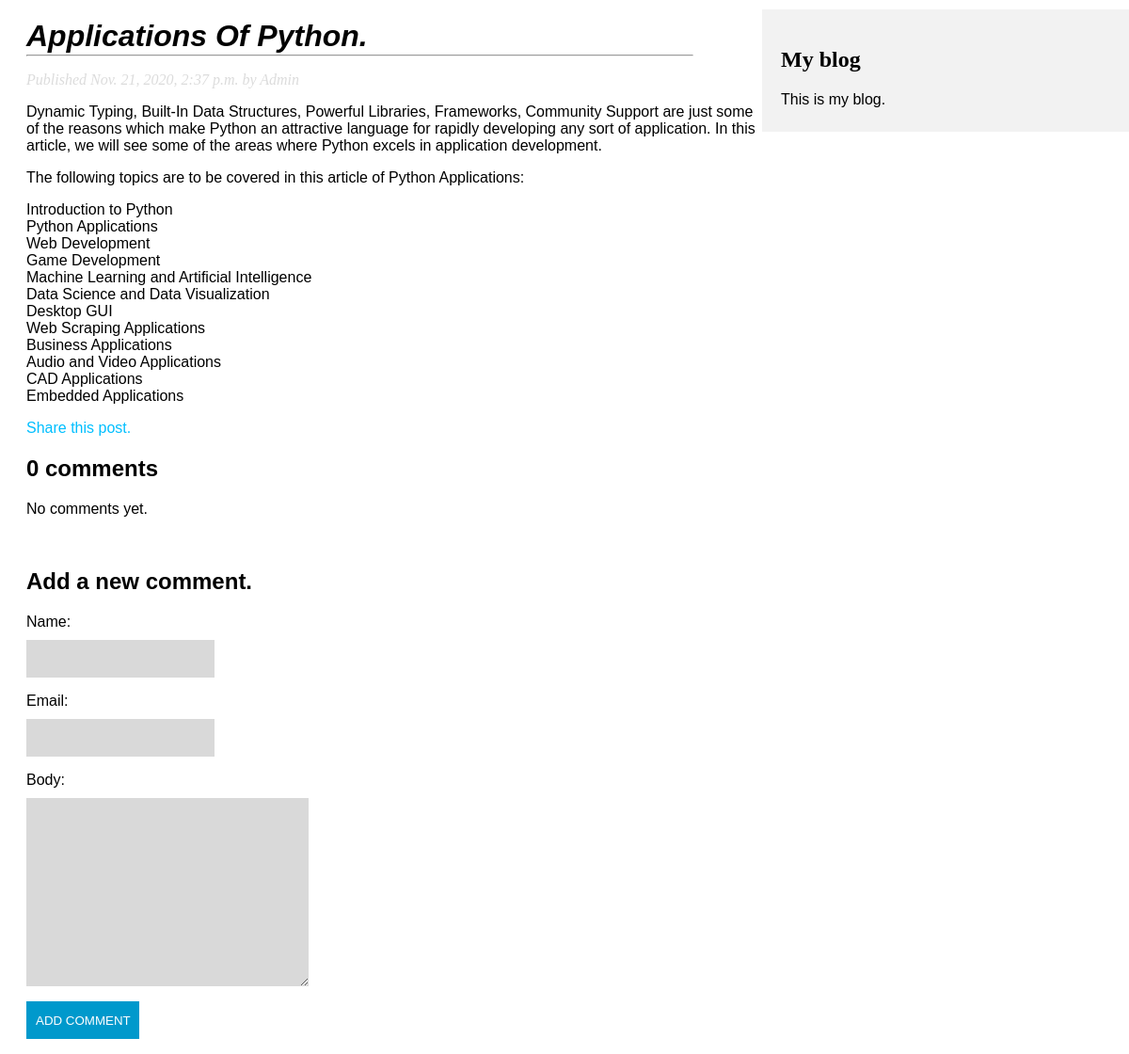
Screenshot of /blog/2020/11/21/applications-of-python/ with the database file from the repository.
### blog/models.py (models this page shows, shortened)
class Post(models.Model):
    STATUS_CHOICES	=	(('draft','Draft'),('published','Published'),)
    title = models.CharField(max_length=250)
    slug = models.SlugField(max_length=250,unique_for_date='publish')
    author = models.ForeignKey(User,on_delete=models.CASCADE,related_name='blog_posts')
    body = models.TextField()
    publish = models.DateTimeField(default=timezone.now)
    created = models.DateTimeField(auto_now_add=True)
    updated = models.DateTimeField(auto_now=True)
    status = models.CharField(max_length=10,	choices=STATUS_CHOICES,	default='draft')
    objects = models.Manager()  #The defaultmanager.
    published = PublishedManager()	#Our custom	manager.
    class Meta:
        ordering = ('-publish',)

### blog/views.py (the view)
# urls.py: path('<int:year>/<int:month>/<int:day>/<slug:post>/',views.post_detail ,name ='post_detail'),
def	post_detail(request,year,month,	day,post):
    post = get_object_or_404(Post,	slug=post,
                             status='published',
                             publish__year=year,
                             publish__month=month,
                             publish__day=day)
    comments = post.comments.filter(active=True)
    new_comment = None
    if request.method == 'POST':
        comment_form = CommentForm(data=request.POST)
        if comment_form.is_valid():
            new_comment = comment_form.save(commit=False)
            new_comment.post = post
            new_comment.save()
    else:
        comment_form = CommentForm()
    return render(request,'detail.html',{'post':post,
                                         'comments':comments,
                                         'new_comment':new_comment,
                                         'comment_form':comment_form})

### blog/forms.py
class CommentForm(forms.ModelForm):
    class Meta:
        model = Comment
        fields = ('name','email','body')

### blog/templates/detail.html (shortened to what this page needs)
{% extends	"base.html"	%}
{% block content %}
    <h1 class="main_head">{{post.title}}</h1>
    <hr id="hr">
    <p	class="date">
    Published {{post.publish}}	by {{post.author}}
    </p>
    {{post.body|linebreaks}}
    <p>
        <a class="share_link"	href="{% url "blog:post_share"	post.id	%}">
        Share this post.
        </a>
    </p>
    {% with comments.count	as total_comments %}
        <h2>
            {{total_comments}} comment{{total_comments|pluralize}}
        </h2>
    {% endwith %}
    {% for comment	in	comments %}
        <div class="comment">
            <p	class="info">
                {{forloop.counter}}	 comment by {{comment.name}}
                {{comment.created}}
            </p>
            {{comment.body|linebreaks}}
        </div>
    {% empty %}
        <p>No comments yet.</p>
    {% endfor %}
    {%	if	new_comment	%}
        <h2>Your comment has been added.</h2>
    {% else %}
        <h2>Add a new comment.</h2>
        <form action="." method="post">
            {{comment_form.as_p}}
            <p><input class="btn" type="submit" value="ADD COMMENT"></p>
        </form>
    {% endif %}
{% endblock	%}

### blog/static/blog.css (style rules this page uses)
.main_head { font-style:italic; font-family: sans-serif; margin-top: 20px; }
#hr { margin-inline-end: 80px; margin-top: -20px; }
.date { color: gainsboro; font-style: italic; font-family: auto; }
.share_link { text-decoration:none; color:#00BFFF; style:bold; }
#id_name, #id_email, #id_to { background-color:#D9D9D9; display: block; height: 40; width: 200; border-style: none; margin: 10px 0px; }
#id_comments, #id_body { background-color:#D9D9D9; display: block; height: 200; width: 300; border-style: none; margin: 10px 0px; }
.btn { background-color:#0099CC; border-style:hidden; height:40px; width:120px; color:#fff; padding:10px; }

### rows the page displays
Post: title "Applications Of Python.", publish "Nov. 21, 2020, 2:37 p.m.", author "Admin", body "Dynamic Typing, Built-In Data Structures, Powerful Libraries, Frameworks, Community Support are just some of the reasons which make Python an attractive language for rapidly developing any sort of application. In this article, we will see some of the areas where Python excels in application development. The following topics are to be covered in this article of Python Applications: Introduction to Python Python Applications Web Development Game Development Machine Learning and Artificial Intelligence Data Science and Data Visualization Desktop GUI Web Scraping Applications Business Applications Audio and Video Applications CAD Applications Embedded Applications"

### other values shown
{{ total_comments }} "0"
